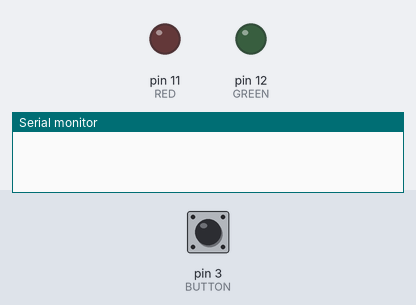
Simulated run of this sketch. Board: Arduino Uno, built with avr-gcc and run on an emulated ATmega328P. On the bench: output pins drawn as LEDs (lit = HIGH), the last lines printed to the serial monitor. Dashed ring = blinking. Inputs (shaded band) come from the test bench; at power-on: pin 3 (BUTTON) HIGH.

Above: at 1.2 s.
1.3 s: pin 3 (BUTTON) pulled LOW for 0.15 s
At 1.6 s:
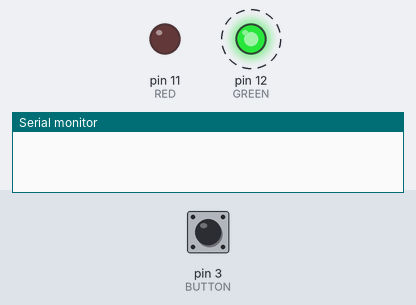
At 22.1 s:
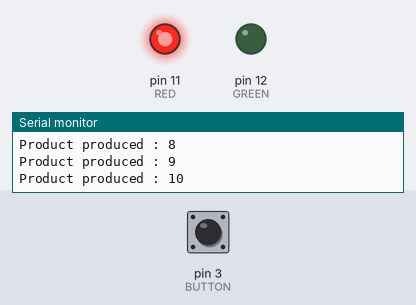
Timing chart, 0 to 22.8 s (numbered marks = the images above; inputs shaded):
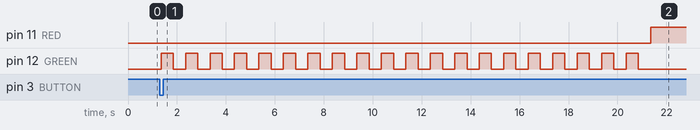

Measured:
- after the input at 1.3 s, pin 11 (RED): LOW → HIGH after 20.1 s; pin 12 (GREEN): alternates HIGH for 0.50 s and LOW for 0.50 s, 40 changes in all, then stays LOW, starting after 0.05 s

The sketch:

ex25_industrial.ino
```cpp
// ex25 -- everything from the course in one sketch: debounce, several millis() timers, a 3-state FSM
const int BUTTON = 3;
const int GREEN = 12;
const int RED = 11;
const unsigned long BLINK = 500, PRODUCT_INTERVAL = 2000, RED_TIME = 5000, DEBOUNCE_DELAY = 50;
const int MAX_PRODUCTS = 10;

enum class State { STOPPED, RUNNING, FINISHING };
State state = State::STOPPED;

unsigned long lastBlink = 0, lastProduct = 0, stateEnteredAt = 0;
int products = 0;
bool greenOn = false;

int buttonState = HIGH, lastReading = HIGH;
unsigned long lastDebounceTime = 0;
bool buttonPressed() {
  int reading = digitalRead(BUTTON);
  bool pressed = false;
  if (reading != lastReading) lastDebounceTime = millis();
  if (millis() - lastDebounceTime > DEBOUNCE_DELAY && reading != buttonState) {
    buttonState = reading;
    if (buttonState == LOW) pressed = true;
  }
  lastReading = reading;
  return pressed;
}

void setup() {
  pinMode(BUTTON, INPUT_PULLUP);
  pinMode(GREEN, OUTPUT); pinMode(RED, OUTPUT);
  Serial.begin(9600);
}

void loop() {
  bool pressed = buttonPressed();     // called every loop so the debouncer keeps tracking
  unsigned long now = millis();

  switch (state) {
    case State::STOPPED:
      if (pressed) {
        state = State::RUNNING;
        products = 0;
        lastBlink = lastProduct = now;
        greenOn = true; digitalWrite(GREEN, HIGH);
      }
      break;

    case State::RUNNING:
      if (now - lastBlink >= BLINK) {                 // task: green blinking
        lastBlink = now; greenOn = !greenOn; digitalWrite(GREEN, greenOn);
      }
      if (now - lastProduct >= PRODUCT_INTERVAL) {    // task: production
        lastProduct = now;
        products++;
        Serial.print("Product produced : "); Serial.println(products);
        if (products >= MAX_PRODUCTS) {               // automatic stop
          state = State::FINISHING;
          stateEnteredAt = now;
          greenOn = false; digitalWrite(GREEN, LOW);
          digitalWrite(RED, HIGH);
        }
      }
      break;

    case State::FINISHING:
      if (now - stateEnteredAt >= RED_TIME) {
        digitalWrite(RED, LOW);
        state = State::STOPPED;
      }
      break;
  }
}
```
